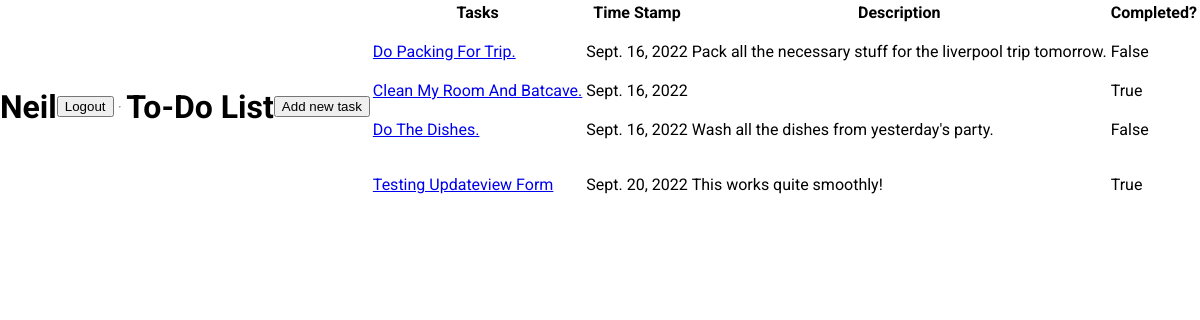
The app's page /To-Do-Tasks (signed in), older data.
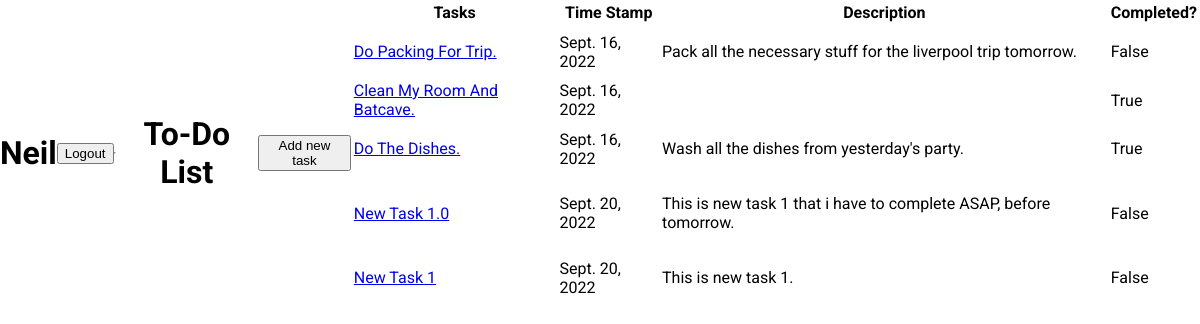
The same page, newer data.
### todo/models.py (models this page shows, shortened)
class Task(models.Model):
    user = models.ForeignKey(User, on_delete= models.CASCADE, db_index=True)
    timestamp = models.DateTimeField(auto_now_add=True)
    title = models.CharField(max_length= 100)
    description = models.TextField(max_length= 250, null= True, blank=True)
    complete = models.BooleanField(default=False)
    class Meta:
        ordering = ["complete"]

### todo/views.py (the view)
# urls.py: path("To-Do-Tasks", views.TodoTaskView.as_view(), name= "todoPage"),
class TodoTaskView(LoginRequiredMixin, ListView):
    template_name = "todo/todo.html"
    model = models.Task
    context_object_name = "tasks"
    ordering = ["timestamp"]
    def get_context_data(self, **kwargs):
        context = super().get_context_data(**kwargs)
        context["tasks"] = context["tasks"].filter(user=self.request.user)
        return context

### todo/templates/todo/todo.html (shortened to what this page needs)
{% extends "base.html" %}
{% load static %}
{% block cssFiles %}
    <link rel="stylesheet" href="{% static 'todo/todo.css' %}">
{% endblock %}
{% block content %}
    {% if request.user.is_authenticated %}
        <h1>{{ request.user|title}}</h1>
        <a href="{% url 'logoutPage' %}"><button> Logout </button></a>
    {% endif %}
        <hr>
        <h1> To-Do List </h1>
        <div class="linkButtons">
            <a href="{% url 'enterTaskDetails' %}"><button> Add new task </button></a>
        </div>
        <br>
        <div class="taskListUl">
            <table>
                <tr>
                    <th> Tasks </th>
                    <th> Time Stamp</th>
                    <th> Description </th>
                    <th>Completed?</th>
                </tr>
                {% for task in tasks %}
                    <tr>
                        <td>
                            <a href="{% url 'taskInDetail' task.pk %}">{{ task.title|title }}</a>
                        </td>
                        <td>
                            {{ task.timestamp.date }}
                        </td>
                        <td>
                            <p>
                                {{ task.description }}
                            </p>
                        </td>
                        <td>
                            {{ task.complete }}
                        </td>
                    </tr>
                {% empty %}
                    <h3> No items entered in the list to display. </h3>
                {% endfor %}
            </table>
        </div>
{% endblock %}

### templates/base.html (shortened to what this page needs)
{% load static %}
<!DOCTYPE html>
<html lang="en">
<head>
    <link rel="stylesheet" href="{% static 'static/base.css' %}">
    {% block cssFiles %} {% endblock %}
</head>
<body>
    {% block content %}
    {% endblock %}
</body>
</html>

### static/base.css (style rules this page uses)
html { font-family: 'Comfortaa', cursive; font-family: 'Roboto', sans-serif; }
body { margin: 0; padding: 0; display: flex; justify-content: center; align-items: center; }

### todo/static/todo/todo.css (style rules this page uses)
h1 { text-align: center; }
.linkButtons { align-items: center; }

Row changes from the older to the newer data that the page shows:
removed Task: title "Testing Updateview Form", timestamp "Sept. 20, 2022", description "This works quite smoothly!", complete "True"
changed Task "Do The Dishes.": complete "False" → "True"
added Task: title "New Task 1.0", timestamp "Sept. 20, 2022", description "This is new task 1 that i have to complete ASAP, before tomorrow.", complete "False"
added Task: title "New Task 1", timestamp "Sept. 20, 2022", description "This is new task 1.", complete "False"
